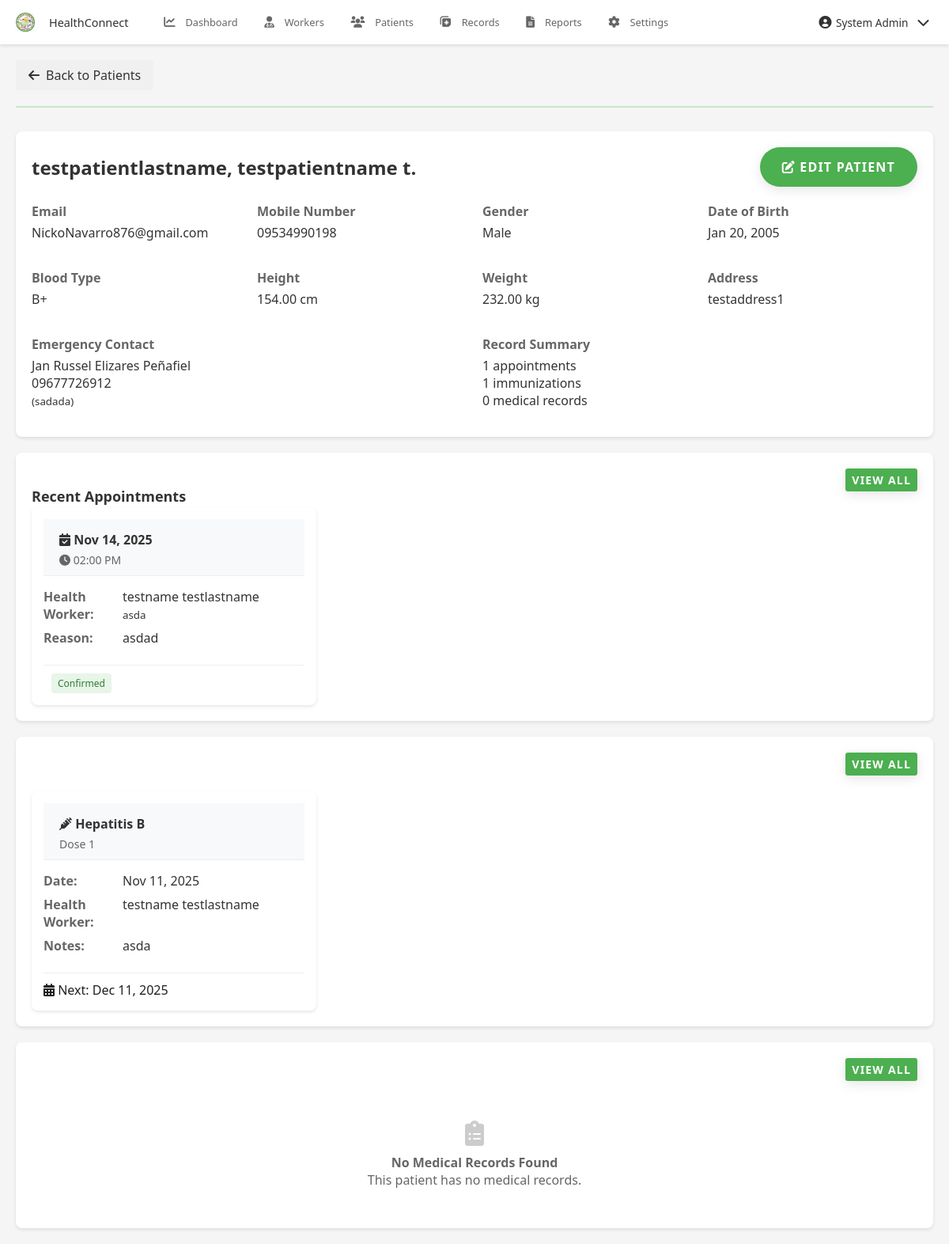
/pages/admin/view_patient.php?id=18 (signed in), run on the app's committed database.
### tables this page shows
CREATE TABLE `patients` (
  `patient_id` int(11) NOT NULL,
  `user_id` int(11) DEFAULT NULL,
  `blood_type` varchar(5) DEFAULT NULL,
  `height` decimal(5,2) DEFAULT NULL,
  `weight` decimal(5,2) DEFAULT NULL,
  `emergency_contact_name` varchar(200) DEFAULT NULL,
  `emergency_contact_number` varchar(20) DEFAULT NULL,
  `emergency_contact_relationship` varchar(100) DEFAULT NULL,
  `created_at` timestamp NOT NULL DEFAULT current_timestamp(),
  `updated_at` timestamp NOT NULL DEFAULT current_timestamp() ON UPDATE current_timestamp(),
  `is_approved` tinyint(1) DEFAULT 0,
  `approved_at` timestamp NULL DEFAULT NULL
);

CREATE TABLE `users` (
  `user_id` int(11) NOT NULL,
  `role_id` int(11) DEFAULT NULL,
  `username` varchar(50) NOT NULL,
  `email` varchar(100) NOT NULL,
  `password` varchar(255) NOT NULL,
  `mobile_number` varchar(20) DEFAULT NULL,
  `first_name` varchar(100) NOT NULL,
  `middle_name` varchar(100) DEFAULT NULL,
  `last_name` varchar(100) NOT NULL,
  `gender` enum('Male','Female','Other') DEFAULT NULL,
  `date_of_birth` date DEFAULT NULL,
  `address` text DEFAULT NULL,
  `profile_picture` varchar(255) DEFAULT NULL,
  `is_active` tinyint(1) DEFAULT 1,
  `last_login` datetime DEFAULT NULL,
  `otp` varchar(6) DEFAULT NULL,
  `otp_expiry` datetime DEFAULT NULL,
  `created_at` timestamp NOT NULL DEFAULT current_timestamp(),
  `updated_at` timestamp NOT NULL DEFAULT current_timestamp() ON UPDATE current_timestamp()
);

CREATE TABLE `appointments` (
  `appointment_id` int(11) NOT NULL,
  `patient_id` int(11) DEFAULT NULL,
  `health_worker_id` int(11) DEFAULT NULL,
  `appointment_date` date DEFAULT NULL,
  `appointment_time` time DEFAULT NULL,
  `status_id` int(11) DEFAULT NULL,
  `reason` text DEFAULT NULL,
  `notes` text DEFAULT NULL,
  `sms_notification_sent` tinyint(1) DEFAULT 0,
  `created_at` timestamp NOT NULL DEFAULT current_timestamp(),
  `updated_at` timestamp NOT NULL DEFAULT current_timestamp() ON UPDATE current_timestamp()
);

CREATE TABLE `health_workers` (
  `health_worker_id` int(11) NOT NULL,
  `user_id` int(11) DEFAULT NULL,
  `position` varchar(100) DEFAULT NULL,
  `license_number` varchar(50) DEFAULT NULL,
  `specialty` varchar(100) DEFAULT NULL,
  `created_at` timestamp NOT NULL DEFAULT current_timestamp(),
  `updated_at` timestamp NOT NULL DEFAULT current_timestamp() ON UPDATE current_timestamp()
);

CREATE TABLE `appointment_status` (
  `status_id` int(11) NOT NULL,
  `status_name` varchar(50) NOT NULL,
  `created_at` timestamp NOT NULL DEFAULT current_timestamp()
);

CREATE TABLE `immunization_records` (
  `immunization_record_id` int(11) NOT NULL,
  `patient_id` int(11) DEFAULT NULL,
  `immunization_type_id` int(11) DEFAULT NULL,
  `health_worker_id` int(11) DEFAULT NULL,
  `dose_number` int(11) DEFAULT NULL,
  `date_administered` date DEFAULT NULL,
  `next_schedule_date` date DEFAULT NULL,
  `notes` text DEFAULT NULL,
  `created_at` timestamp NOT NULL DEFAULT current_timestamp(),
  `updated_at` timestamp NOT NULL DEFAULT current_timestamp() ON UPDATE current_timestamp()
);

CREATE TABLE `immunization_types` (
  `immunization_type_id` int(11) NOT NULL,
  `name` varchar(100) NOT NULL,
  `description` text DEFAULT NULL,
  `recommended_age` varchar(100) DEFAULT NULL,
  `dose_count` int(11) DEFAULT 1,
  `created_at` timestamp NOT NULL DEFAULT current_timestamp()
);

### pages/admin/view_patient.php (the view, shortened to what the rows shown need)
<?php
$database = new Database();
$conn = $database->getConnection();
$user_id = isset($_GET['id']) ? (int)$_GET['id'] : 0;
try {
    $query = "SELECT u.*, p.*,
              (SELECT COUNT(*) FROM appointments a WHERE a.patient_id = p.patient_id) as appointment_count,
              (SELECT COUNT(*) FROM immunization_records ir WHERE ir.patient_id = p.patient_id) as immunization_count,
              (SELECT COUNT(*) FROM medical_records mr WHERE mr.patient_id = p.patient_id) as medical_record_count
              FROM users u
              JOIN patients p ON u.user_id = p.user_id
              WHERE u.user_id = :user_id";
    $stmt = $conn->prepare($query);
    $stmt->bindParam(':user_id', $user_id, PDO::PARAM_INT);
    $stmt->execute();
    $patient = $stmt->fetch(PDO::FETCH_ASSOC);
    $query = "SELECT a.*, s.status_name, hw.position,
              CONCAT(hw_u.first_name, ' ', hw_u.last_name) as health_worker_name
              FROM appointments a
              JOIN appointment_status s ON a.status_id = s.status_id
              JOIN health_workers hw ON a.health_worker_id = hw.health_worker_id
              JOIN users hw_u ON hw.user_id = hw_u.user_id
              WHERE a.patient_id = :patient_id
              ORDER BY a.appointment_date DESC, a.appointment_time DESC
              LIMIT 5";
    $stmt = $conn->prepare($query);
    $stmt->bindParam(':patient_id', $patient['patient_id'], PDO::PARAM_INT);
    $stmt->execute();
    $recent_appointments = $stmt->fetchAll(PDO::FETCH_ASSOC);
    $query = "SELECT ir.*, it.name as immunization_name,
              CONCAT(hw_u.first_name, ' ', hw_u.last_name) as health_worker_name
              FROM immunization_records ir
              JOIN immunization_types it ON ir.immunization_type_id = it.immunization_type_id
              JOIN health_workers hw ON ir.health_worker_id = hw.health_worker_id
              JOIN users hw_u ON hw.user_id = hw_u.user_id
              WHERE ir.patient_id = :patient_id
              ORDER BY ir.date_administered DESC
              LIMIT 5";
    $stmt = $conn->prepare($query);
    $stmt->bindParam(':patient_id', $patient['patient_id'], PDO::PARAM_INT);
    $stmt->execute();
    $immunization_records = $stmt->fetchAll(PDO::FETCH_ASSOC);
} catch (PDOException $e) {
    error_log("Error fetching patient details: " . $e->getMessage());
    $_SESSION['error'] = "Error fetching patient details. Please try again.";
    header('Location: patients.php');
    exit();
}
?>
<!DOCTYPE html>
<html lang="en">
<head>
    <?php include __DIR__ . '/../../includes/header_links.php'; ?>
</head>
<body>
    <div class="container">
        <div class="patient-info">
            <div class="info-header">
                <h2 class="patient-name">
                    <?php echo htmlspecialchars($patient['last_name'] . ', ' . $patient['first_name']); ?>
                    <?php if ($patient['middle_name']): ?>
                        <?php echo ' ' . htmlspecialchars($patient['middle_name'][0]) . '.'; ?>
                    <?php endif; ?>
                </h2>
                <a href="edit_patient.php?id=<?php echo $patient['user_id']; ?>" class="btn btn-primary">
                    <i class="fas fa-edit"></i> Edit Patient
                </a>
            </div>
            <div class="info-grid">
                <div class="info-item">
                    <div class="info-label">Email</div>
                    <div class="info-value"><?php echo htmlspecialchars($patient['email']); ?></div>
                </div>
                <div class="info-item">
                    <div class="info-label">Mobile Number</div>
                    <div class="info-value"><?php echo htmlspecialchars($patient['mobile_number']); ?></div>
                </div>
                <div class="info-item">
                    <div class="info-label">Gender</div>
                    <div class="info-value"><?php echo htmlspecialchars($patient['gender']); ?></div>
                </div>
                <div class="info-item">
                    <div class="info-label">Date of Birth</div>
                    <div class="info-value"><?php echo date('M d, Y', strtotime($patient['date_of_birth'])); ?></div>
                </div>
                <div class="info-item">
                    <div class="info-label">Blood Type</div>
                    <div class="info-value"><?php echo htmlspecialchars($patient['blood_type'] ?: 'Not specified'); ?></div>
                </div>
                <div class="info-item">
                    <div class="info-label">Height</div>
                    <div class="info-value"><?php echo $patient['height'] ? htmlspecialchars($patient['height']) . ' cm' : 'Not specified'; ?></div>
                </div>
                <div class="info-item">
                    <div class="info-label">Weight</div>
                    <div class="info-value"><?php echo $patient['weight'] ? htmlspecialchars($patient['weight']) . ' kg' : 'Not specified'; ?></div>
                </div>
                <div class="info-item">
                    <div class="info-label">Address</div>
                    <div class="info-value"><?php echo htmlspecialchars($patient['address']); ?></div>
                </div>
            </div>
            <div class="info-grid" style="margin-top: 20px;">
                <div class="info-item">
                    <div class="info-label">Emergency Contact</div>
                    <div class="info-value">
                        <?php echo htmlspecialchars($patient['emergency_contact_name']); ?><br>
                        <?php echo htmlspecialchars($patient['emergency_contact_number']); ?><br>
                        <small>(<?php echo htmlspecialchars($patient['emergency_contact_relationship']); ?>)</small>
                    </div>
                </div>
            </div>
        </div>
        <div class="records-section">
            <?php if (!empty($recent_appointments)): ?>
                <div class="cards-grid">
                    <?php foreach ($recent_appointments as $appointment): ?>
                        <div class="record-card">
                            <div class="card-header">
                                <h4 class="card-title">
                                    <i class="fas fa-calendar-check"></i>
                                    <?php echo date('M d, Y', strtotime($appointment['appointment_date'])); ?>
                                </h4>
                                <p class="card-subtitle">
                                    <i class="fas fa-clock"></i>
                                    <?php echo date('h:i A', strtotime($appointment['appointment_time'])); ?>
                                </p>
                            </div>
                            <div class="card-body">
                                <div class="card-item">
                                    <div class="card-item-label">Health Worker:</div>
                                    <div class="card-item-value">
                                        <?php echo htmlspecialchars($appointment['health_worker_name']); ?>
                                        <div><small><?php echo htmlspecialchars($appointment['position']); ?></small></div>
                                    </div>
                                </div>
                                <?php if (!empty($appointment['reason'])): ?>
                                <div class="card-item">
                                    <div class="card-item-label">Reason:</div>
                                    <div class="card-item-value"><?php echo htmlspecialchars($appointment['reason']); ?></div>
                                </div>
                                <?php endif; ?>
                            </div>
                            <div class="card-footer">
                                <span class="status-badge status-<?php echo strtolower($appointment['status_name']); ?>">
                                    <?php echo htmlspecialchars($appointment['status_name']); ?>
                                </span>
                            </div>
                        </div>
                    <?php endforeach; ?>
                </div>
            <?php endif; ?>
        </div>
        <div class="records-section">
            <?php if (!empty($immunization_records)): ?>
                <div class="cards-grid">
                    <?php foreach ($immunization_records as $record): ?>
                        <div class="record-card">
                            <div class="card-header">
                                <h4 class="card-title">
                                    <i class="fas fa-syringe"></i>
                                    <?php echo htmlspecialchars($record['immunization_name']); ?>
                                </h4>
                                <p class="card-subtitle">
                                    Dose <?php echo htmlspecialchars($record['dose_number']); ?>
                                </p>
                            </div>
                            <div class="card-body">
                                <div class="card-item">
                                    <div class="card-item-label">Date:</div>
                                    <div class="card-item-value">
                                        <?php echo date('M d, Y', strtotime($record['date_administered'])); ?>
                                    </div>
                                </div>
                                <div class="card-item">
                                    <div class="card-item-label">Health Worker:</div>
                                    <div class="card-item-value"><?php echo htmlspecialchars($record['health_worker_name']); ?></div>
                                </div>
                                <?php if (!empty($record['notes'])): ?>
                                <div class="card-item">
                                    <div class="card-item-label">Notes:</div>
                                    <div class="card-item-value"><?php echo htmlspecialchars($record['notes']); ?></div>
                                </div>
                                <?php endif; ?>
                            </div>
                            <div class="card-footer">
                                <?php if ($record['next_schedule_date']): ?>
                                    <span>
                                        <i class="fas fa-calendar-alt"></i>
                                        Next: <?php echo date('M d, Y', strtotime($record['next_schedule_date'])); ?>
                                    </span>
                                <?php else: ?>
                                    <span>No follow-up scheduled</span>
                                <?php endif; ?>
                            </div>
                        </div>
                    <?php endforeach; ?>
                </div>
            <?php endif; ?>
        </div>
    </div>
</body>
</html>

### data on the page
patients: user.first_name "testpatientlastname, testpatientname", user.middle_name "t", user.email "NickoNavarro876@gmail.com", user.mobile_number "09534990198", user.gender "Male", user.date_of_birth "Jan 20, 2005", blood_type "B+", height "154.00", weight "232.00", user.address "testaddress1", emergency_contact_name "Jan Russel Elizares Peñafiel", emergency_contact_number "09677726912", emergency_contact_relationship "sadada"
appointments: appointment_date "Nov 14, 2025", appointment_time "02:00 PM", health_worker_name "testname testlastname", health_worker.position "asda", reason "asdad", status.status_name "Confirmed"
immunization_records: immunization_type.name "Hepatitis B", dose_number "1", date_administered "Nov 11, 2025", health_worker_name "testname testlastname", notes "asda", next_schedule_date "Dec 11, 2025"

### other printed values
$patient['appointment_count'] "1"
$patient['immunization_count'] "1"
$patient['medical_record_count'] "0"
